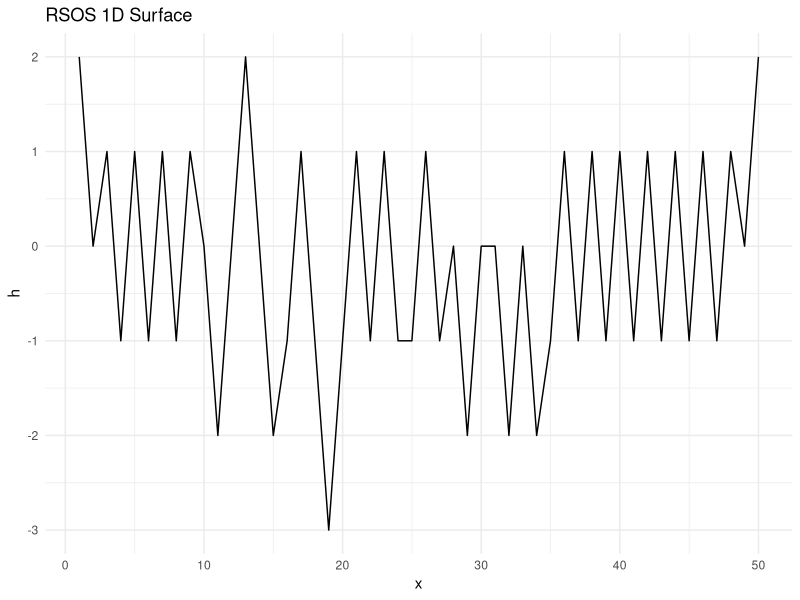
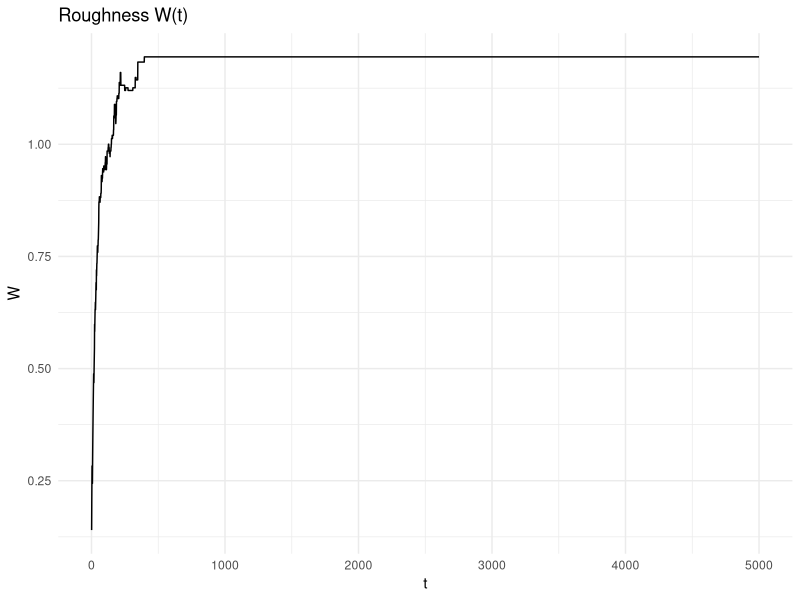
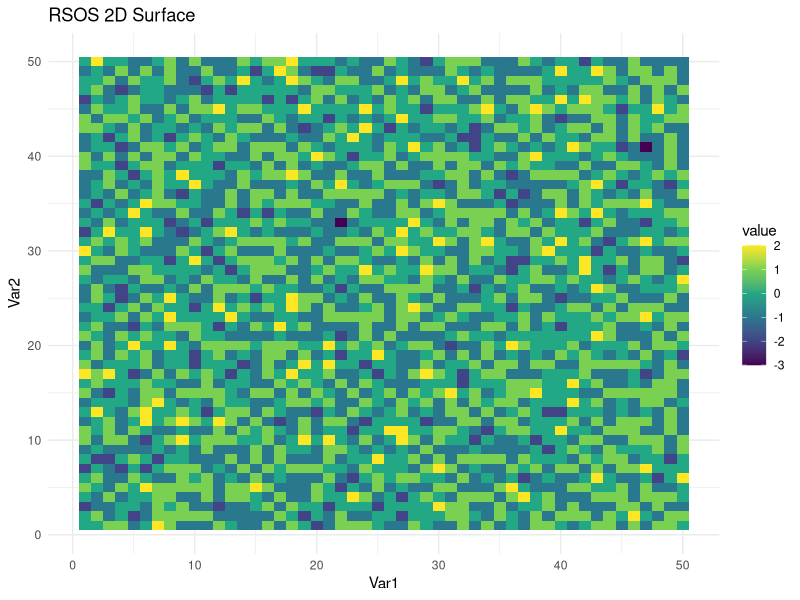
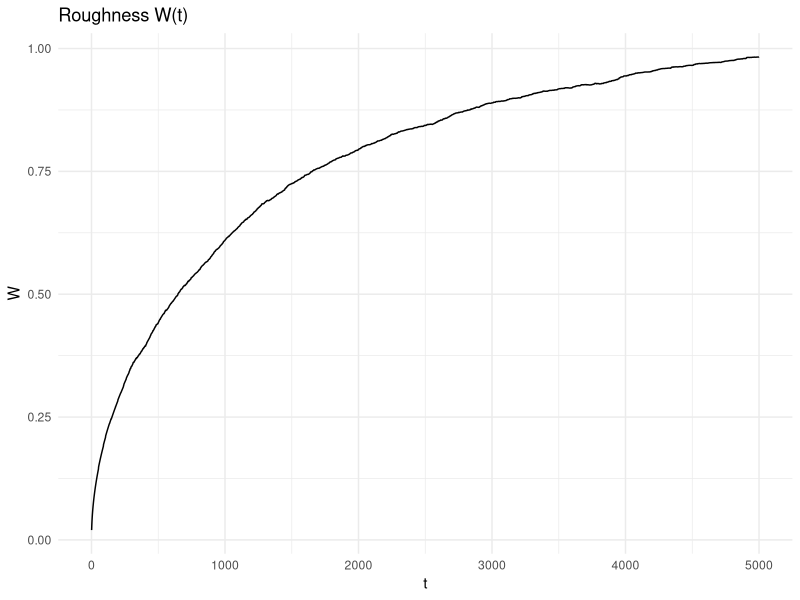
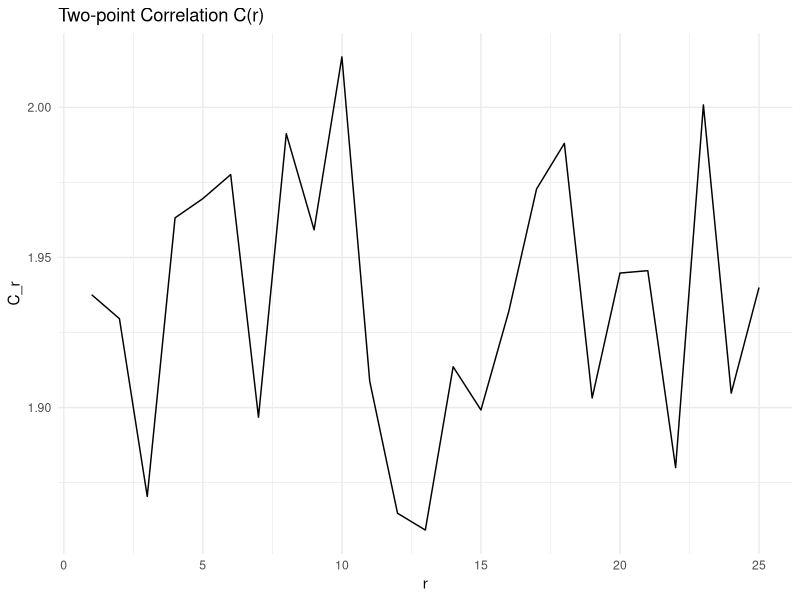
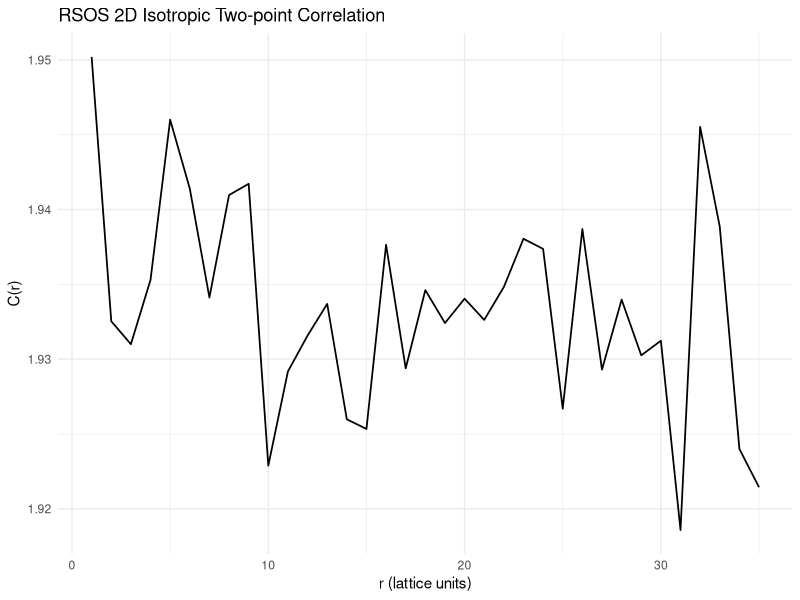

These figures' R source, in order:
# Restricted Solid on Solid (RSOS) model in 1 and 2D

# RSOS_surface_growth.R
library(ggplot2)
library(reshape2)

# Compute roughness
roughness <- function(h) {
  mean_val <- mean(h)
  sqrt(mean((h - mean_val)^2))
}

# Two-point correlation function for 2D - simplified averaged 1D axis
two_point_corr <- function(h) {
  L <- nrow(h)
  corr <- numeric(L %/% 2)
  for (r in 1:(L %/% 2)) {
    diffs <- (h - cbind(h[, (r+1):L], h[, 1:r]))
    corr[r] <- mean(diffs^2)
  }
  data.frame(r = 1:(L %/% 2), C_r = corr)
}

# ---- True isotropic radial 2D two-point correlation ----
# Returns height–difference correlation G(r) = < [h(x) - h(x+r)]^2 >
# Radially averaged over all directions with same |r|
two_point_corr_2d_radial <- function(h) {
  L <- nrow(h)
  # Precompute coordinate grid
  coords <- expand.grid(x = 1:L, y = 1:L)
  center_vals <- as.numeric(h[cbind(coords$x, coords$y)])
  
  # All displacements
  dx <- outer(1:L, 1:L, "-")
  dx <- ifelse(dx >  L/2, dx - L,
               ifelse(dx < -L/2, dx + L, dx))
  dy <- t(dx)  # same shape
  
  # Flatten all pairs into displacement vectors
  disps <- expand.grid(dx = 0:(L-1), dy = 0:(L-1))
  disps$dx <- ifelse(disps$dx > L/2, disps$dx - L, disps$dx)
  disps$dy <- ifelse(disps$dy > L/2, disps$dy - L, disps$dy)
  
  # Remove duplicate directions by symmetry (keep unique displacement vectors)
  disps <- unique(disps)
  
  # Bin by radial distance
  disps$r <- sqrt(disps$dx^2 + disps$dy^2)
  disps$rbin <- round(disps$r)  # integer binning
  
  max_r <- floor(sqrt(2) * L / 2)
  G_r <- numeric(max_r)
  counts <- numeric(max_r)
  
  for (rb in 1:max_r) {
    # Find displacement vectors in this radial bin
    vecs <- subset(disps, rbin == rb)
    if (nrow(vecs) == 0) next
    
    diffsq <- c()
    for (k in 1:nrow(vecs)) {
      dx <- vecs$dx[k]; dy <- vecs$dy[k]
      shifted <- h[((1:L - 1 + dx) %% L) + 1, ((1:L - 1 + dy) %% L) + 1]
      diffsq <- c(diffsq, (as.numeric(h) - as.numeric(shifted))^2)
    }
    G_r[rb] <- mean(diffsq)
    counts[rb] <- length(diffsq)
  }
  
  data.frame(r = 1:max_r, C_r = G_r, count = counts)
}


# RSOS update rule
rsos_update <- function(h, dim) {
  if (dim == 1) {
    i <- sample(1:length(h), 1)
    left <- h[ifelse(i == 1, length(h), i-1)]
    right <- h[ifelse(i == length(h), 1, i+1)]
    if (abs(h[i] - left) < 2 && abs(h[i] - right) < 2) {
      h[i] <- h[i] + sample(c(-1, 1), 1)
    }
  } else {
    L <- nrow(h)
    i <- sample(1:L, 1)
    j <- sample(1:L, 1)
    neigh <- c(h[ifelse(i == 1, L, i-1), j],
               h[ifelse(i == L, 1, i+1), j],
               h[i, ifelse(j == 1, L, j-1)],
               h[i, ifelse(j == L, 1, j+1)])
    if (all(abs(h[i, j] - neigh) < 2)) {
      h[i, j] <- h[i, j] + sample(c(-1, 1), 1)
    }
  }
  h
}

# Main RSOS runner
run_RSOS <- function(L = 50, T_max = 5000, dim = 1) {
  if (dim == 1) {
    h <- rep(0, L)
    W <- numeric(T_max)
    for (t in 1:T_max) {
      h <- rsos_update(h, 1)
      W[t] <- roughness(h)
    }
    df <- data.frame(x = 1:L, h = h)
    p1 <- ggplot(df, aes(x, h)) + geom_line() +
      ggtitle("RSOS 1D Surface") + theme_minimal()
    p2 <- ggplot(data.frame(t = 1:T_max, W = W),
                 aes(t, W)) + geom_line() +
      ggtitle("Roughness W(t)") + theme_minimal()
    print(p1)
    Sys.sleep(15)
    print(p2)
  } else {
    h <- matrix(0, L, L)
    W <- numeric(T_max)
    for (t in 1:T_max) {
      h <- rsos_update(h, 2)
      W[t] <- roughness(as.vector(h))
    }
    df <- melt(h)
    
    p1 <- ggplot(df, aes(Var1, Var2, fill = value)) +
      geom_tile() + scale_fill_viridis_c() +
      ggtitle("RSOS 2D Surface") + theme_minimal()
    p2 <- ggplot(data.frame(t = 1:T_max, W = W),
                 aes(t, W)) + geom_line() +
      ggtitle("Roughness W(t)") + theme_minimal()
    
    corr_df <- two_point_corr(h)
    p3 <- ggplot(corr_df, aes(r, C_r)) +
      geom_line() + ggtitle("Two-point Correlation C(r)") + theme_minimal()
    
    #2D radially averaged correlation function
    corr_df_radial_avg <- two_point_corr_2d_radial(h)
    
    p4 <- ggplot(corr_df_radial_avg, aes(r, C_r)) +
      geom_line(linewidth = 0.6) +
      labs(title = "RSOS 2D Isotropic Two-point Correlation",
           x = "r (lattice units)", y = "C(r)") +
      theme_minimal()
    
    print(p1)
    Sys.sleep(15)
    print(p2)
    Sys.sleep(15)
    print(p3)
    Sys.sleep(15)
    print(p4)
  }
}

# run it
run_RSOS() #default params

# 2D RSOS
run_RSOS(dim = 2) # 2D 
